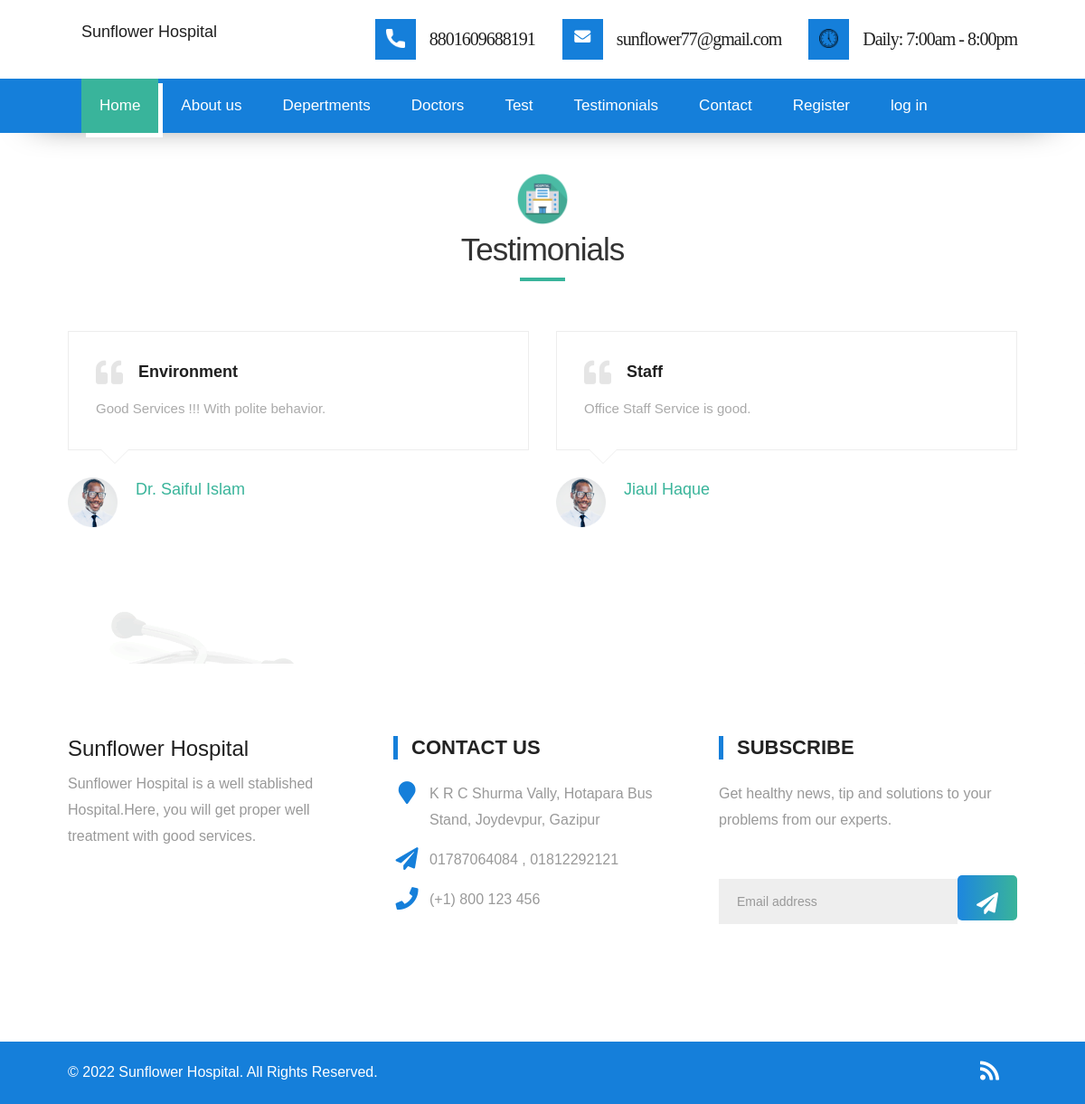
The app's page /reviews/ with its own data.
### homeapp/models.py (models this page shows)
class Review(models.Model):
    name=models.CharField( max_length=20, blank=True, null=True)
    title=models.CharField( max_length=20, blank=True, null=True)
    text=models.CharField(max_length=50, blank=True, null=True)

### homeapp/views.py (the view)
# urls.py: path('reviews/', views.review, name='reviewpage'),
def review(request):
    reviews = Review.objects.all()
    return render(request,'homeapp/review.html',{'reviews':reviews})

### templates/homeapp/review.html
{% extends 'base.html' %}
{% load static %}
{% block content %}
{% include 'homeapp/navbar.html' %}
  <div id="testimonials" class="section wb wow fadeIn header-margin">
    <div class="container">
       <div class="heading">
          <span class="icon-logo"><img src="{% static 'images/h.png'%}" alt="#"></span>
          <h2>Testimonials</h2>
       </div>
       <div class="row">
           {% for review in reviews %}
          <div class="col-md-6 col-sm-12 wow fadeIn" data-wow-duration="1s" data-wow-delay="0.2s">
             <div class="testimonial clearfix">
                <div class="desc">
                   <h3><i class="fa fa-quote-left"></i> {{review.title}}</h3>
                   <p class="lead">{{review.text}}</p>
                </div>
                <div class="testi-meta">
                   <img src="images/testi_01.png" alt="" class="img-responsive alignleft">
                   <h4>{{review.name}}</h4>
                </div>
             </div>
          </div>
          {% endfor %}
       </div>
       <hr class="invis">
    </div>
 </div>
{% include 'homeapp/footer.html' %}
{% endblock %}

### static/css/style.css (style rules this page uses)
body { color: #999; font-size: 15px; font-family: 'Source Sans Pro', sans-serif; line-height: 1.80857; }
h1, h2, h3, h4, h5, h6 { letter-spacing: 0; font-weight: normal; position: relative; padding: 0 0 10px 0; font-weight: normal; line-height: 120% !important; color: #1f1f1f; margin: 0 }
h2 { font-size: 22px }
h3 { font-size: 18px }
h4 { font-size: 16px }
.lead { font-size: 18px; line-height: 30px; color: #767676; margin: 0; padding: 0; }
.alignleft { float: left; margin: 10px 20px 20px 0; }
.section { display: block; position: relative; overflow: hidden; padding: 120px 0; }
.section.wb { background-color: #ffffff; }
.desc h3 i { color: #2f2f2f; font-size: 37px; vertical-align: middle; margin-right: 12px; }
.desc { padding: 30px; position: relative; background: #000; border: 1px solid #111111; }
.testi-meta { display: block; margin-top: 20px; }
.testimonial h4 { font-size: 18px; color: #ffffff; padding: 13px 0 0; }
.testimonial img { max-width: 55px; }
.testimonial { background-color: transparent; }
.testimonial h3 { padding: 0 0 10px; font-size: 20px; font-weight: 300; }
.testimonial small, .testimonial .lead { background-color: transparent; color: #aaa; display: block; font-size: 16px; font-style: italic; line-height: 30px; margin: 0; padding: 0; position: relative; }
.testimonial p:after { display: none; }
hr.invis { border-color: transparent; }
.header-margin { margin-top: 80px; }
body { margin-top:20px; }

### static/css/versions.css (style rules this page uses)
body.clinic_version { font-family: 'Roboto', sans-serif; }
body.clinic_version .testimonial h4, body.clinic_version .lead strong, body.clinic_version .icon-wrapper:hover a, body.clinic_version a:hover, body.clinic_version a:focus { color: #39b49a }
body.clinic_version .section { padding: 90px 0; }
body.clinic_version .desc { position: relative; background: #fff; border: 1px solid #ededed; }
body.clinic_version .desc:after, body.clinic_version .desc:before { top: 100%; left: 10%; border: solid transparent; content: " "; height: 0; width: 0; position: absolute; pointer-events: none; }
body.clinic_version .desc:after { border-color: rgba(136, 183, 213, 0); border-top-color: #fff; border-width: 15px; margin-left: -15px; }
body.clinic_version .desc:before { border-color: rgba(194, 225, 245, 0); border-top-color: #ededed; border-width: 16px; margin-left: -16px; }
body.clinic_version .testimonial h3 { font-size: 18px; font-weight: bold; padding: 0 0 10px; }
body.clinic_version .desc h3 i { color: rgba(0, 0, 0, 0.1); font-size: 30px; }

### static/css/responsive.css (style rules this page uses)
@media (max-width: 1200px) { .container { width: 90%; } }

### static/css/custom.css (style rules this page uses)
* { font-family: 'Poppins', sans-serif; }
h1,h2,h3,h4,h5,h6 { font-family: 'Poppins', sans-serif; }
p { font-family: 'Poppins', sans-serif; font-size: 16px; font-weight: 300; }
.heading { text-align: center; float: left; width: 100%; margin: 0 0 50px 0; }
.heading h2 { font-size: 35px; text-transform: none; font-weight: 400; letter-spacing: -1px; color: #333; margin: 5px 0; padding: 0; position: relative; }
.icon-logo img { width: 60px; }
.heading h2::after { width: 50px; height: 4px; background: #39b49b; content: ""; display: block; margin: 10px auto 0; }
body.clinic_version .section { padding: 90px 0; float: left; width: 100%; }
.testimonial small, .testimonial .lead { background-color: transparent; color: #aaa; display: block; font-size: 15px; font-style: normal; line-height: 30px; margin: 0; padding: 0; position: relative; font-weight: 400; }
#testimonials { background-image: url('../images/bg-testimonial.png'); background-position: bottom; background-attachment: fixed; }

### static/css/detail.css (style rules this page uses)
img { max-width: 100%; }
img { vertical-align: middle; border-style: none; }

### records on screen
Review: title "Environment", text "Good Services !!! With polite behavior.", name "Dr. Saiful Islam"
Review: title "Staff", text "Office Staff Service is good.", name "Jiaul Haque"
